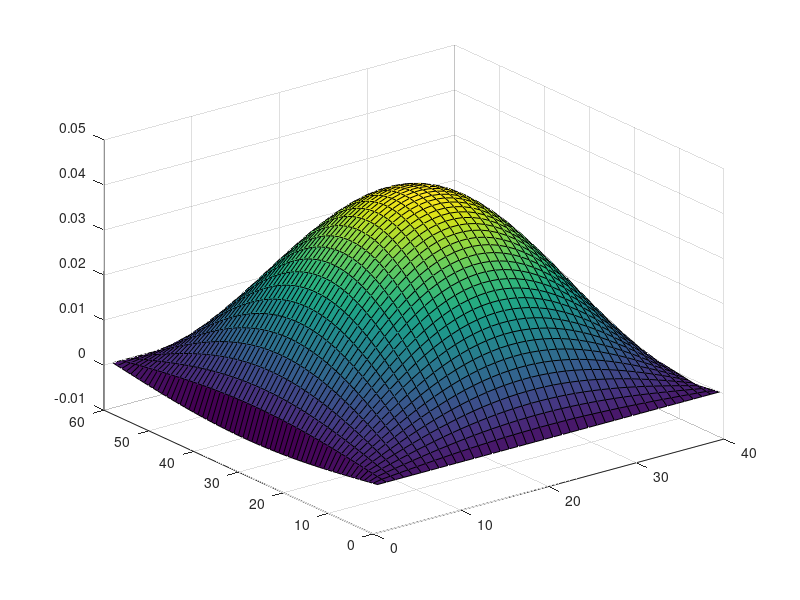
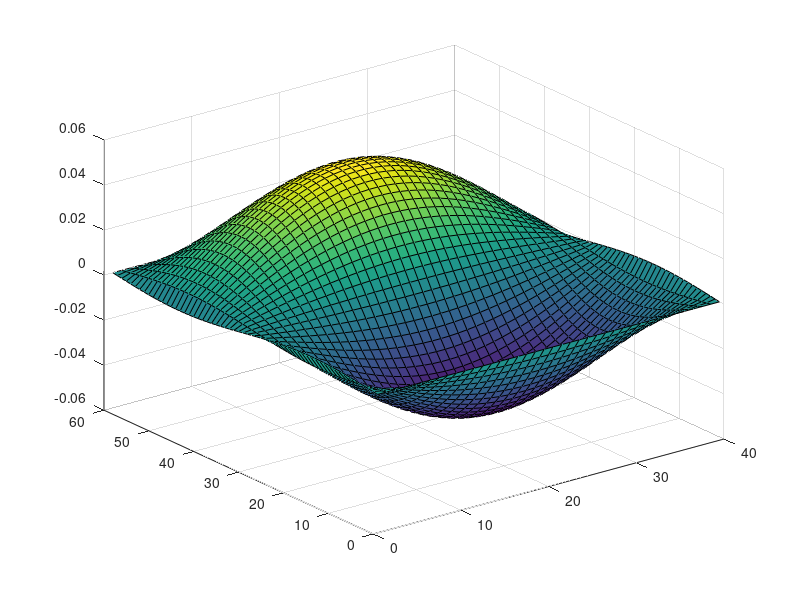

Source code (MATLAB) for these figures, in order:
%% Question 1

% setup
clearvars
clearvars -GLOBAL
close all
nw = 40;
nl = 60;
Vo = 100;
G = zeros(nl*nw, nl*nw);
wanted_solutions = 2;

%% Question 1 a)
% The following snippet solves for the case where V = Vo (set to 100) at x
% - 0, and V = 0 at x = L. Note, actually setting a boundary condition to
% zero causes problems for the eigs function, so instead, V is being set to
% 1 at x = L. This is the reason why Vo was set large.

for i = 1:nl
    for j = 1:nw
        n = j + (i - 1)*nw;
        nxm = j + (i - 2)*nw;
        nxp = j + i*nw;
        nym = (j - 1) + (i - 1)*nw;
        nyp = (j + 1) + (i - 1)*nw;
        
        % check if we are at a boundary
        if i == 1
            G(n, n) = Vo;
        elseif i == nl
            G(n, n) = 1;        % setting to zero breaks eigs, so we get as close as we can
        elseif j == 1 || j == nw
            G(n, n) = 1;
        else
            % populate G matrix
            G(n, n) = -4;
            G(n, nxm) = 1;
            G(n, nxp) = 1;
            G(nyp, n) = 1;
            G(nym, n) = 1;
        end
    end
end
spy(G)

[E, D] = eigs(G, wanted_solutions, 'SM');

for solution = 1:wanted_solutions
    i = 1;
    j = 1;
    map = zeros(nw,nl);
    for count = 1:nw*nl
        map(i, j) = E(count, solution);
        if j == nw
            j = 1;
            i = i + 1;
        else
            j = j + 1;
        end
    end
    figure(solution)
    surf(map)
    axis([0 nw 0 nl])
end